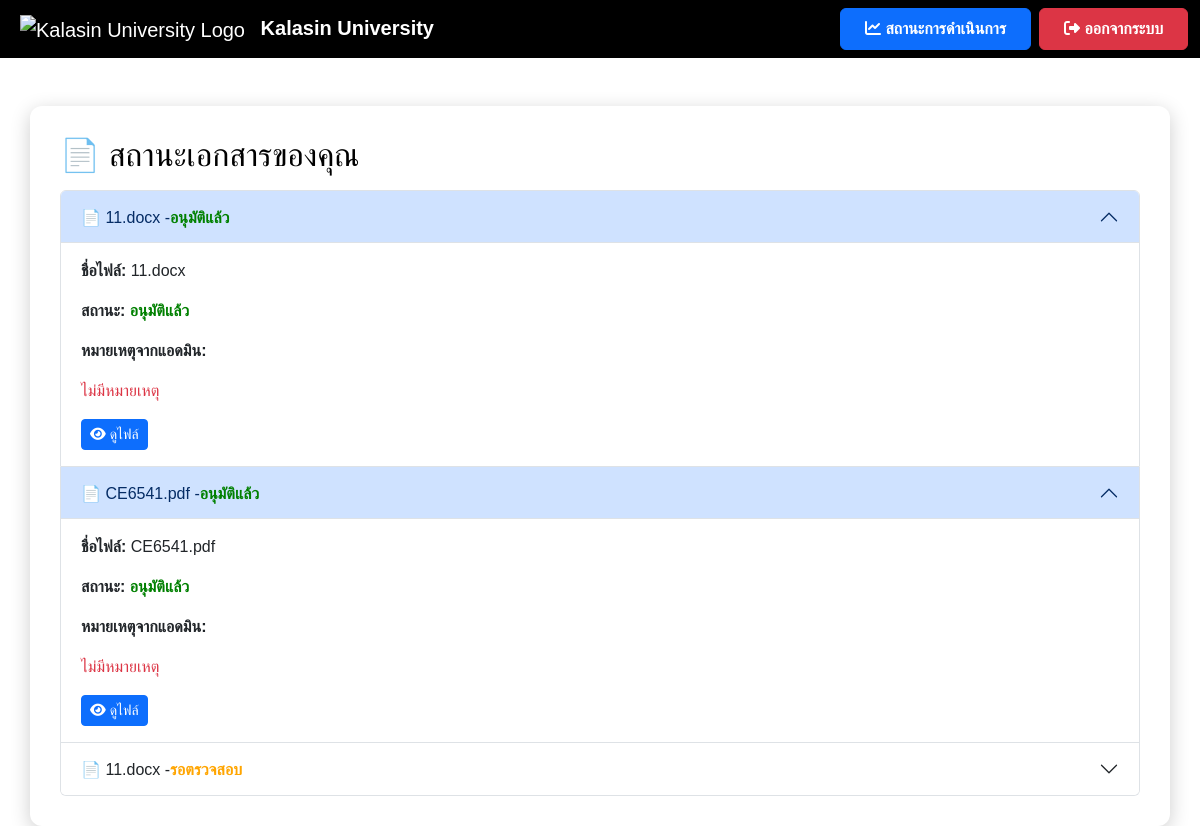
The page /status (signed in) on the database as committed earlier.
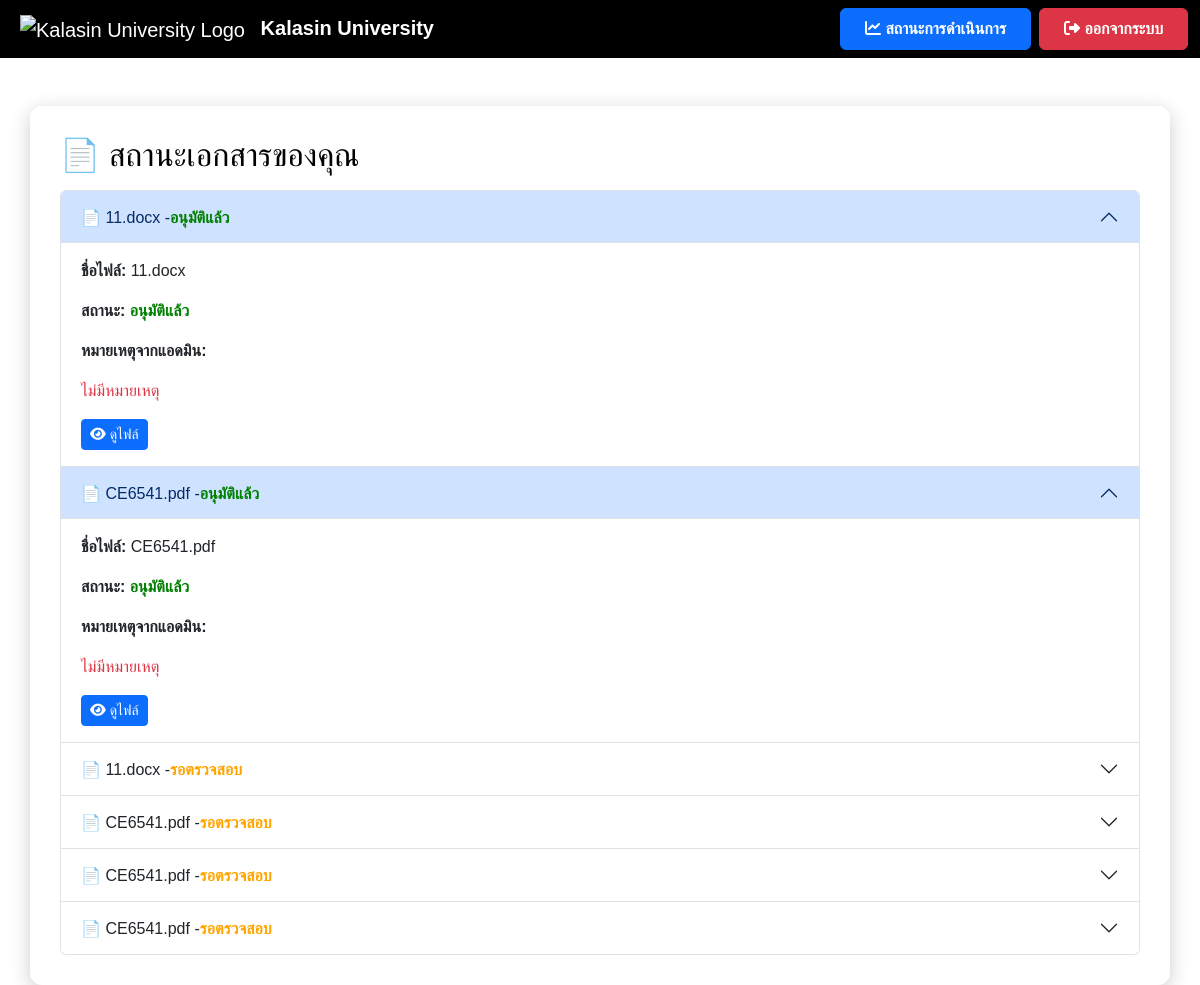
The same page on the database as committed later.
### app.py (models this page shows)
class File(db.Model):
    id = db.Column(db.Integer, primary_key=True)
    filename = db.Column(db.String(255), nullable=False)
    file_path = db.Column(db.String(255), nullable=True)  # ✅ เพิ่มฟิลด์นี้
    status = db.Column(db.String(50), nullable=False, default="รอตรวจสอบ")
    comment = db.Column(db.Text, nullable=True)
    user_id = db.Column(db.Integer, db.ForeignKey('user.id'), nullable=False)

### app.py (the view)
@app.route('/status')
def status():
    if 'user_id' not in session:
        return redirect(url_for('login'))
    user = User.query.get(session['user_id'])
    files = File.query.filter_by(user_id=user.id).all()
    for file in files:
        print(f"ไฟล์: {file.filename}, สถานะ: {file.status}, หมายเหตุ: {file.comment}")
    return render_template('status.html', username=user.username, files=files)

### templates/status.html (shortened to what this page needs)
<!DOCTYPE html>
<html lang="th">
<head>
    <link href="https://cdn.jsdelivr.net/npm/bootstrap@5.3.3/dist/css/bootstrap.min.css" rel="stylesheet">
    <link rel="stylesheet" href="https://cdnjs.cloudflare.com/ajax/libs/font-awesome/6.4.2/css/all.min.css">
</head>
<body>
    <nav class="navbar navbar-expand-lg navbar-dark">
        <div class="container-fluid">
            <a class="navbar-brand ms-2" href="{{ url_for('user_dashboard') }}">
                <img src="https://upload.wikimedia.org/wikipedia/th/thumb/4/4e/Kalasin_University_Seal.svg/1200px-Kalasin_University_Seal.svg.png" alt="Kalasin University Logo" style="height: 50px; margin-right: 10px;">
                <strong>Kalasin University</strong>
            </a>
            <div class="ms-auto d-flex">
                <a href="{{ url_for('status') }}" class="btn btn-primary fw-bold px-4 py-2 me-2">
                    <i class="fas fa-chart-line"></i> สถานะการดำเนินการ
                </a>
                <a href="#" onclick="logout()" class="btn btn-danger fw-bold px-4 py-2">
                    <i class="fas fa-sign-out-alt"></i> ออกจากระบบ
                </a>
            </div>
        </div>
    </nav>
    <div class="container container-custom mt-5">
        <h2>📄 สถานะเอกสารของคุณ</h2>
        <div id="fileStatusContainer">
            <div class="accordion mt-3" id="fileStatusAccordion">
                {% if files %}
                    {% for file in files %}
                        <div class="accordion-item">
                            <h2 class="accordion-header" id="heading{{ file.id }}">
                                <button class="accordion-button {% if file.status != 'อนุมัติแล้ว' %}collapsed{% endif %}"
                                        type="button" data-bs-toggle="collapse"
                                        data-bs-target="#collapse{{ file.id }}"
                                        aria-expanded="false" aria-controls="collapse{{ file.id }}">
                                    📄 {{ file.filename }} -
                                    <span id="status-{{ file.id }}" class="{% if file.status == 'อนุมัติแล้ว' %}status-approved{% else %}status-pending{% endif %}">
                                        {{ file.status }}
                                    </span>
                                </button>
                            </h2>
                            <div id="collapse{{ file.id }}" class="accordion-collapse collapse {% if file.status == 'อนุมัติแล้ว' %}show{% endif %}"
                                 aria-labelledby="heading{{ file.id }}" data-bs-parent="#fileStatusAccordion">
                                <div class="accordion-body">
                                    <p><strong>ชื่อไฟล์:</strong> {{ file.filename }}</p>
                                    <p><strong>สถานะ:</strong>
                                        <span id="status-text-{{ file.id }}" class="{% if file.status == 'อนุมัติแล้ว' %}status-approved{% else %}status-pending{% endif %}">
                                            {{ file.status }}
                                        </span>
                                    </p>
                                    <p><strong>หมายเหตุจากแอดมิน:</strong></p>
                                    <p id="admin-comment-{{ file.id }}" class="text-danger">
                                        {{ file.comment if file.comment else 'ไม่มีหมายเหตุ' }}
                                    </p>
                                    <a href="{{ url_for('uploaded_file', filename=file.filename) }}" class="btn btn-sm btn-primary" target="_blank">
                                        <i class="fas fa-eye"></i> ดูไฟล์
                                    </a>
                                </div>
                            </div>
                        </div>
                    {% endfor %}
                {% else %}
                    <p class="text-muted">⛔ คุณยังไม่มีไฟล์ที่ส่งคำขอ</p>
                {% endif %}
            </div>
        </div>
    </div>
</body>
</html>

Rows that differ between the two databases and show on the page:
added File: filename "CE6541.pdf", status "รอตรวจสอบ"
added File: filename "CE6541.pdf", status "รอตรวจสอบ"
added File: filename "CE6541.pdf", status "รอตรวจสอบ"
